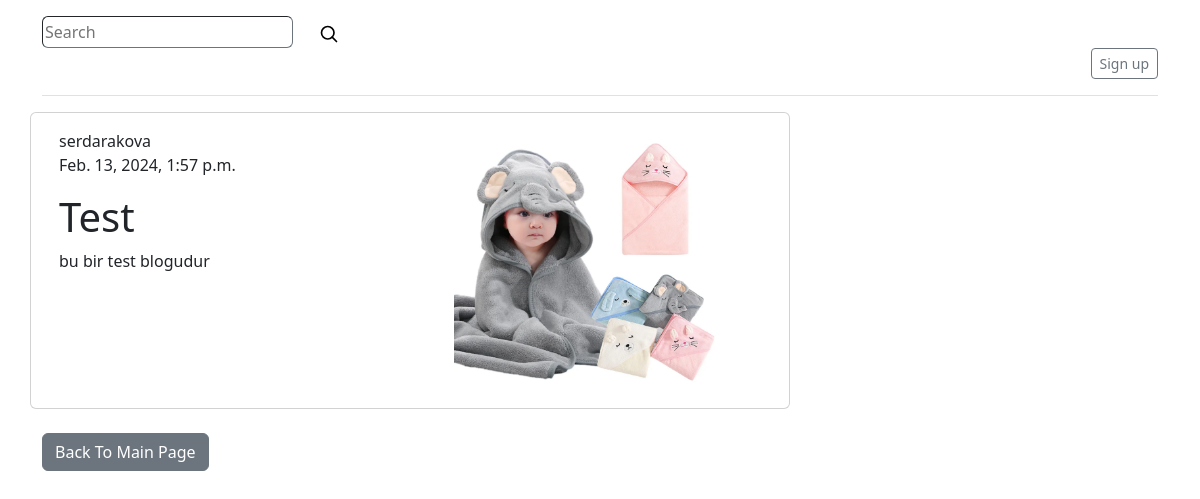
The page /2024-02-13/ on the database its author committed.
### App/models.py (models this page shows, shortened)
class Post(models.Model):
    title = models.CharField(max_length=200, unique=True)
    slug = models.SlugField(max_length=200, unique=True)
    author = models.ForeignKey(User, on_delete = models.CASCADE, related_name="blog_posts")
    created_on = models.DateTimeField(auto_now_add = True)
    updated_on = models.DateTimeField(auto_now = True)
    content = models.TextField()
    status = models.IntegerField(choices=STATUS, default= 0)
    image = models.ImageField(upload_to='blog_images/', blank=True, null=True)
    class Meta:
        ordering = ["-created_on"]

### App/views.py (the view)
# urls.py: path('<slug:slug>/', views.DetailView.as_view(), name='post_list'),
class DetailView(generic.DetailView):
    model = Post
    template_name = 'post_list.html'

### App/templates/post_list.html (shortened to what this page needs)
{% extends "base.html" %}
{% block content %}
{% include "_header.html" %}
<div class="container">
    <div class="row">
        <div class="col-md-8 card mb-4 mt-3 left top">
            <div class="card-body d-flex justify-content-between w-100">
              <div class="w-100">
                <p class="mb-0">
                    {{object.author}}
                </p>
                <p class="mt-0">
                    {{object.created_on}}
                </p>
                <h1>
                        {{object.title}}
                </h1>
                <p>
                    {{object.content}}
                </p>
              </div>
              <div class="w-100 d-flex justify-content-center">
                {% if post.image %}
                <img src="{{ post.image.url }}" alt="{{ post.title }}" class="w-75">
                {% endif %}
            </div>
            </div>
        </div>
    </div>
    <a class="btn btn-secondary" href="{% url 'home' %}">Back To Main Page</a>
</div>
{% endblock content %}

### rows shown on the page
Post: author "serdarakova", created_on "Feb. 13, 2024, 1:57 p.m.", title "Test", content "bu bir test blogudur", image (picture)
